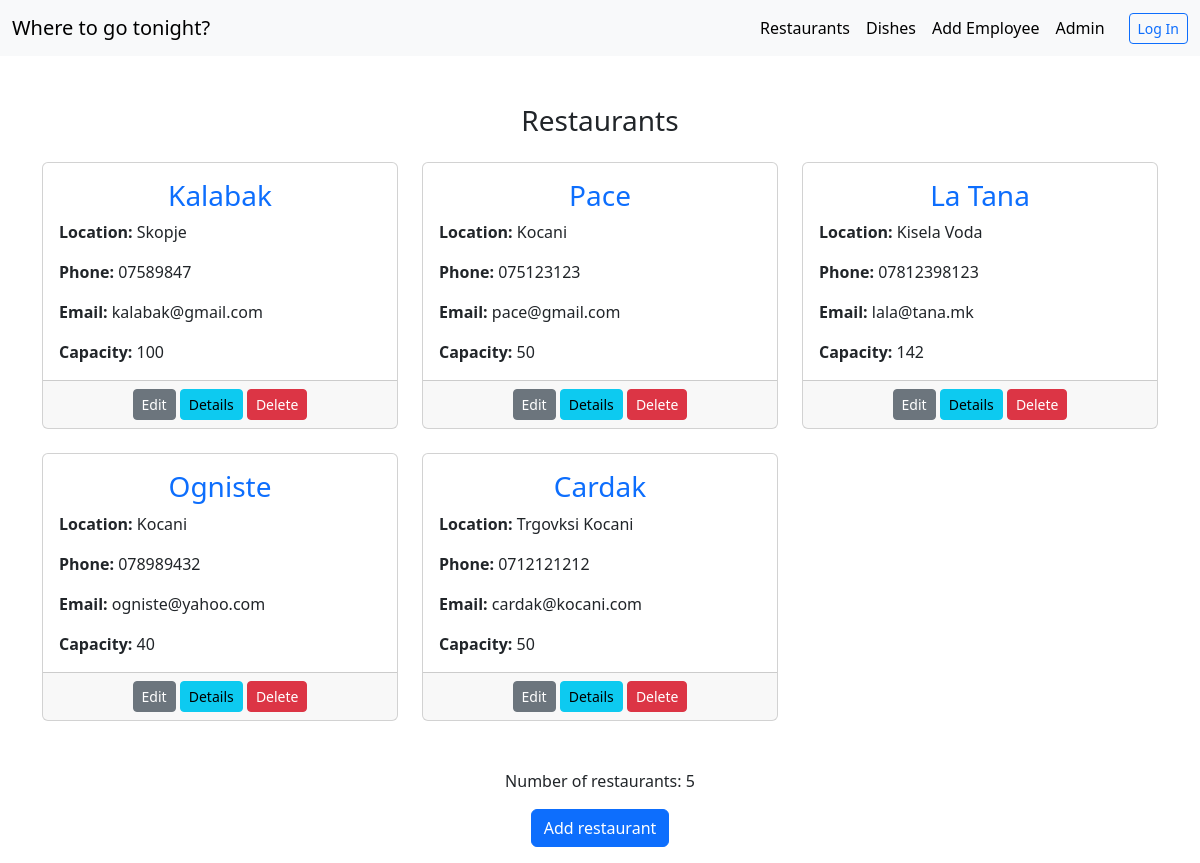
Page /restaurants/ on the earlier database version.
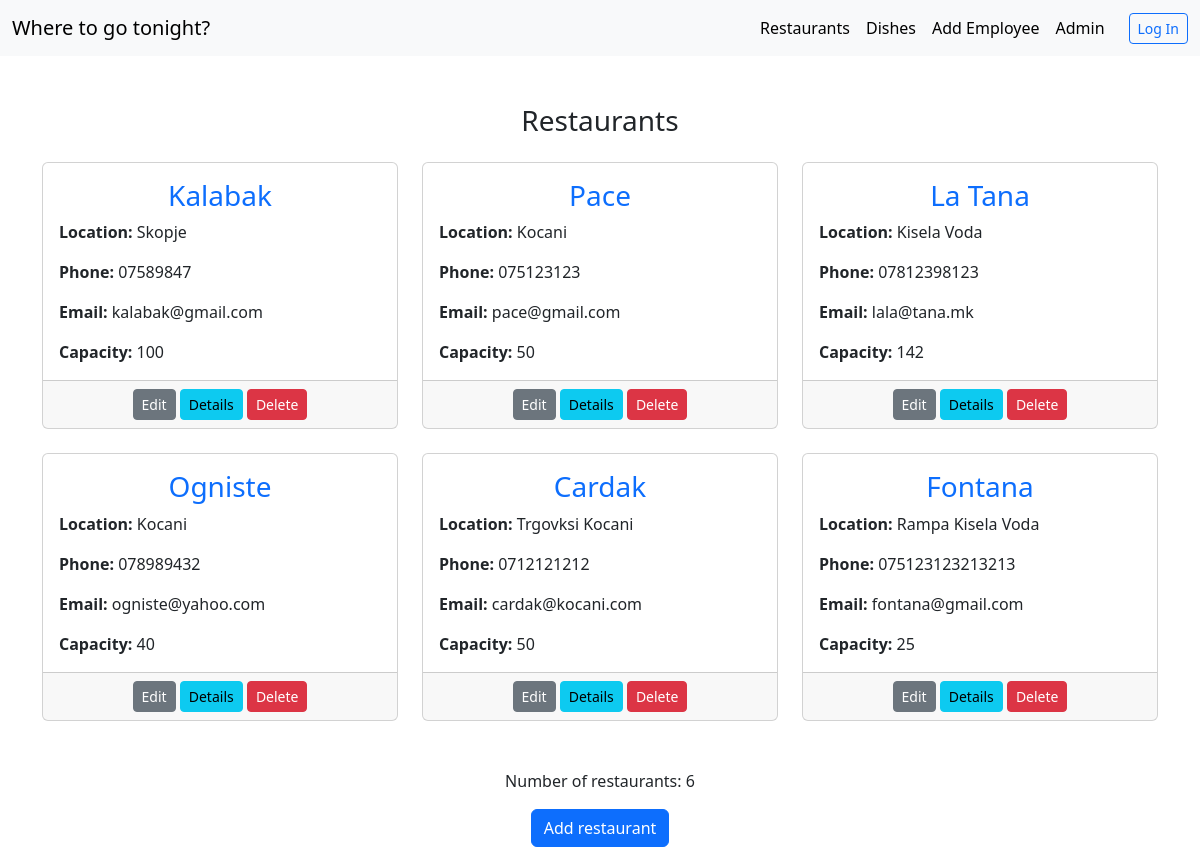
Same page on the later database version.
### restapp/models.py (models this page shows, shortened)
class Restaurant(models.Model):
    name = models.CharField(max_length=30)
    address = models.CharField(max_length=30)
    phone = models.CharField(max_length=30)
    email = models.EmailField()
    capacity = models.IntegerField()

### restapp/views.py (the view)
# urls.py: path('restaurants/', restaurants, name="restaurants"),
def restaurants(request):
    restaurants = Restaurant.objects.all()
    return render(request, "restaurants.html", {"restaurants": restaurants, "new_var": 1, "count": len(restaurants)})

### restapp/templates/restaurants.html
{% extends "base.html" %}
{% block content %}
    <div class="container mt-5">
        <h3 class="text-center mb-4">Restaurants</h3>
        <div class="row">
            {% for r in restaurants %}
                <div class="col-md-4 mb-4">
                    <div class="card h-100">
                        <div class="card-body">
                            <h3 class="card-title text-primary  text-center">{{ r.name }}</h3>
                            <p class="card-text"><strong>Location: </strong>{{ r.address }}</p>
                            <p class="card-text"><strong>Phone: </strong>{{ r.phone }}</p>
                            <p class="card-text"><strong>Email: </strong>{{ r.email }}</p>
                            <p class="card-text">
                                {% if r.capacity > 10 %}
                                    <strong>Capacity: </strong>{{ r.capacity }}
                                {% else %}
                                    <p>No capacity.</p>
                                {% endif %}
                            </p>
                        </div>
                        <div class="card-footer text-center">
                            <a href="{% url 'edit restaurant' r.id %}" class="btn btn-secondary btn-sm">Edit</a>
                            <a href="{% url 'restaurant details' r.id %}" class="btn btn-info btn-sm">Details</a>
                            <a href="{% url 'delete restaurant' r.id %}" class="btn btn-danger btn-sm">Delete</a>
                        </div>
                    </div>
                </div>
            {% endfor %}
        </div>
        <div class="text-center mt-4">
            <p>Number of restaurants: {{ count }}</p>
        </div>
        <div class="text-center mb-3">
            <a href="{% url 'Add restaurant' %}" class="btn btn-primary">Add restaurant</a>
        </div>
    </div>
{% endblock %}

Differences in the rows shown:
added Restaurant: name "Fontana", address "Rampa Kisela Voda", phone "075123123213213", email "fontana@gmail.com", capacity "25"
Other differences:
{{ count }}: "5" → "6"
